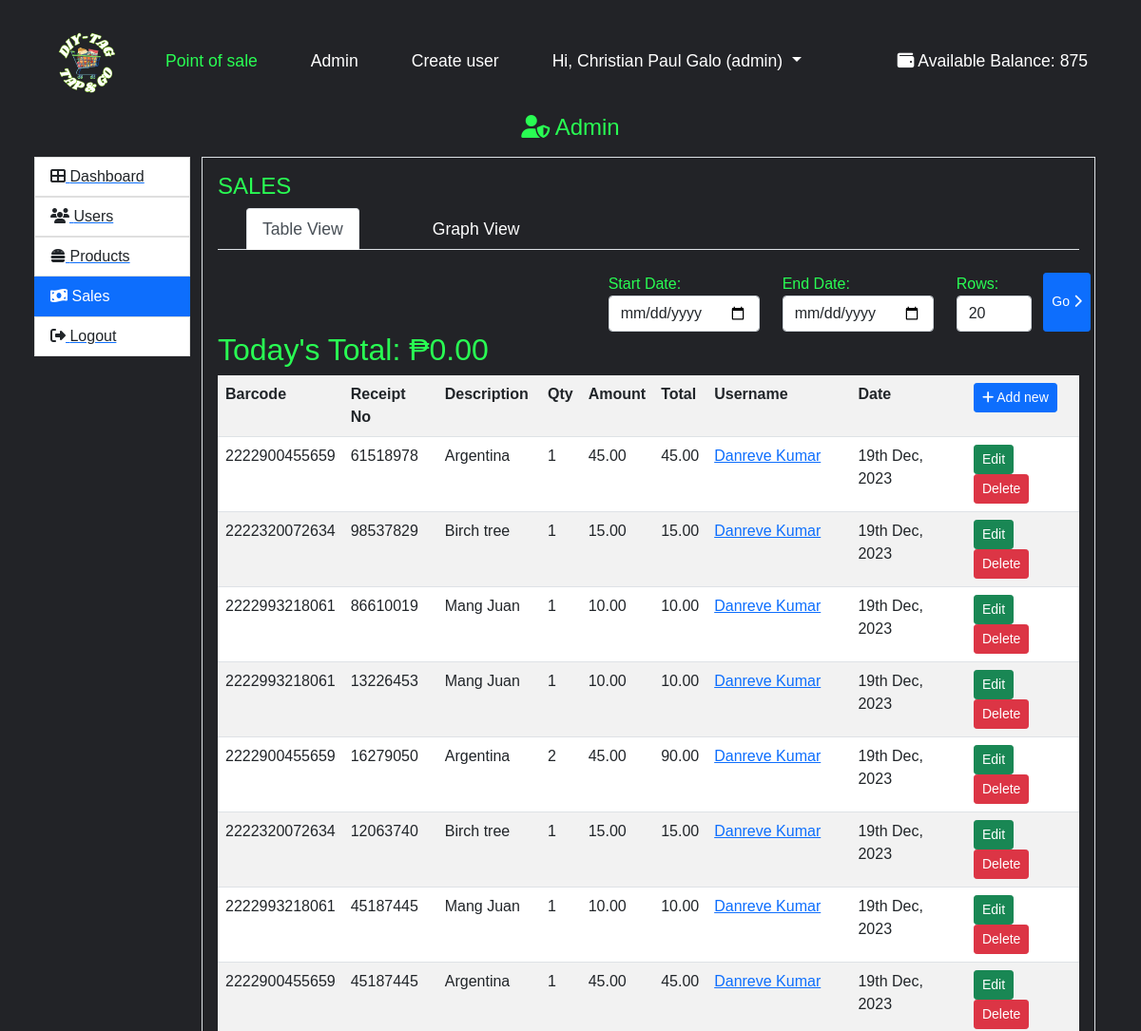
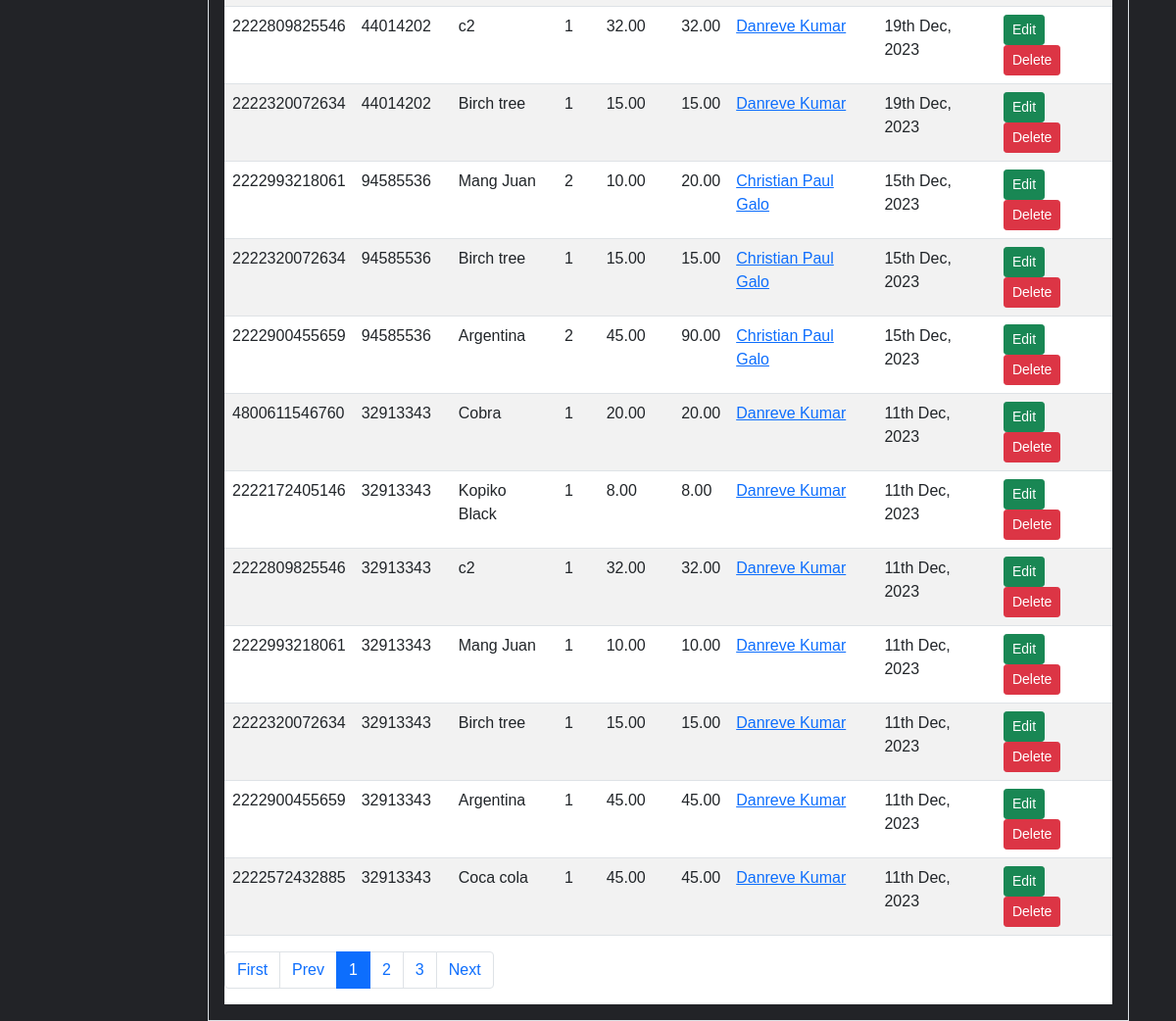
The page /index.php?pg=admin&tab=sales (signed in) on the database its author committed (2 pictures, top to bottom).
### tables this page shows
CREATE TABLE `users` (
  `id` int(11) NOT NULL,
  `username` varchar(30) NOT NULL,
  `email` varchar(100) NOT NULL,
  `password` varchar(255) NOT NULL,
  `date` date NOT NULL,
  `image` varchar(500) DEFAULT NULL,
  `role` varchar(20) NOT NULL,
  `gender` varchar(6) NOT NULL DEFAULT 'male',
  `rfid` varchar(50) NOT NULL,
  `unique_num` varchar(50) NOT NULL,
  `qr_image` varchar(100) DEFAULT NULL,
  `balance` decimal(10,0) NOT NULL DEFAULT 0,
  `pin_number_rfid` int(6) NOT NULL,
  `pin_number_qr` int(6) NOT NULL,
  `deletable` tinyint(1) NOT NULL DEFAULT 1
);

CREATE TABLE `sales` (
  `id` int(11) NOT NULL,
  `barcode` varchar(15) NOT NULL,
  `receipt_no` int(11) NOT NULL,
  `description` varchar(50) NOT NULL,
  `qty` int(11) NOT NULL,
  `amount` decimal(10,2) NOT NULL,
  `total` decimal(10,2) NOT NULL,
  `date` datetime NOT NULL,
  `user_id` varchar(60) NOT NULL
);

### app/models/Auth.php (called while the page is built, shortened)
<?php
class Auth
{
	public static function get($column)
	{
		if (!empty($_SESSION['USER'][$column])) {
			return $_SESSION['USER'][$column];
		}
		return "Unknown";
	}
	public static function logged_in()
	{
		if (!empty($_SESSION['USER'])) {
			$db = new Database();
			$userData = $db->query("SELECT * FROM users WHERE email = :email LIMIT 1", ['email' => $_SESSION['USER']['email']]);
			if ($userData) {
				return true;
			}
		}
		return false;
	}
	public static function access($role)
	{
		$access['admin'] 		= ['admin'];
		$access['supervisor'] 	= ['admin', 'supervisor'];
		$access['user'] 		= ['admin', 'supervisor', 'user'];
		$myrole = self::get('role');
		if (in_array($myrole, $access[$role])) {
			return true;
		}
		return false;
	}
}

### app/core/database.php (called while the page is built)
<?php
class Database
{
	private function db_connect()
	{
		$DBHOST = "localhost";
		$DBNAME = "pos_db";
		$DBUSER = "root";
		$DBPASS = "";
		$DBDRIVER = "mysql";
		try {
			$con = new PDO("$DBDRIVER:host=$DBHOST;dbname=$DBNAME", $DBUSER, $DBPASS);
		} catch (PDOException $e) {
			echo $e->getMessage();
		}
		return $con;
	}
	public function query($query, $data = array())
	{
		$con = $this->db_connect();
		$smt = $con->prepare($query);
		$check = $smt->execute($data);
		if ($check) {
			$result = $smt->fetchAll(PDO::FETCH_ASSOC);
			if (is_array($result) && count($result) > 0) {
				return $result;
			}
		}
		return false;
	}
}

### app/core/functions.php (called while the page is built, shortened)
<?php
function esc($str)
{
	return htmlspecialchars($str);
}
function auth($column)
{
	if (!empty($_SESSION['USER'][$column])) {
		return $_SESSION['USER'][$column];
	}
	return "Unknown";
}
function get_user_by_id($id)
{
	$user = new User();
	return $user->first(['id' => $id]);
}

### app/core/init.php (called while the page is built, shortened)
<?php
require "../app/core/functions.php";
require "../app/core/database.php";
require "../app/core/model.php";
function my_function($classname)
{
	$filename = "../app/models/" . ucfirst($classname) . ".php";
}

### app/core/model.php (called while the page is built, shortened)
<?php
class Model extends Database
{
	public function first($data)
	{
		$keys = array_keys($data);
		$query = "select * from $this->table where ";
		foreach ($keys as $key) {
			$query .= "$key = :$key && ";
		}
		$query = trim($query, "&& ");
		$db = new Database;
		if ($res = $db->query($query, $data)) {
			return $res[0];
		}
		return false;
	}
}

### app/views/admin/sales.view.php (the view, shortened to what this page needs)
<ul class="nav nav-tabs">
  <li class="nav-item">
    <a class="nav-link <?=($section =='table') ? 'active':''?>" aria-current="page" href="index.php?pg=admin&tab=sales">
	    Table View
	</a>
  </li>
  <li class="nav-item">
    <a class="nav-link <?=($section =='graph') ? 'active':''?>" href="index.php?pg=admin&tab=sales&s=graph">
	    Graph View
	</a>
  </li>
</ul>
<br>
<?php if($section == 'table'):?>
<div>
	<form class="row float-end" >
			<div class="col">
				<label for="start">Start Date:</label>
				<input class="form-control" id="start" type="date" name="start" value="<?=!empty($_GET['start']) ? $_GET['start']:''?>">
			</div>
			<div class="col">
				<label for="end">End Date:</label>
				<input class="form-control" id="end" type="date" name="end" value="<?=!empty($_GET['end']) ? $_GET['end']:''?>">
			</div>
			<div class="col">
				<label for="limit">Rows:</label>
				<input style="max-width: 80px" class="form-control" id="limit" type="number" min="1" name="limit" value="<?=!empty($_GET['limit']) ? $_GET['limit']:'20'?>">
			</div>
			<button style="max-width:50px" class="btn col btn-primary btn-sm">Go <i class="fa fa-chevron-right"></i></button>
	</form>
</div>
<h2>Today's Total: ₱<?=number_format($sales_total,2)?></h2>
<div class="table-responsive bg-white">
	<table class="table table-striped table-hover">
		<tr>
			<th>Barcode</th><th>Receipt No</th><th>Description</th><th>Qty</th><th>Amount</th><th>Total</th><th>Username</th><th>Date</th>
			<th>
				<a href="index.php?pg=home">
					<button class="btn btn-primary btn-sm"><i class="fa fa-plus"></i> Add new</button>
				</a>
			</th>
		</tr>
		<?php if (!empty($sales)):?>
			<?php foreach ($sales as $sale):?>
	 		<tr>
				<td><?=esc($sale['barcode'])?></td>
				<td><?=esc($sale['receipt_no'])?></td>
				<td>
 					<?=esc($sale['description'])?>
 				</td>
				<td><?=esc($sale['qty'])?></td>
				<td><?=esc($sale['amount'])?></td>
				<td><?=esc($sale['total'])?></td>
				<?php
					$user = get_user_by_id($sale['user_id']);
					if(empty($user)){
						$name = "Unknown";
						$namelink = "#";
					}else{
						$name = $user['username'];
						$namelink = "index.php?pg=profile&id=".$user['id'];
					}
				?>
				<td>
					<a href="<?=$namelink?>">
						<?=esc($name)?>
					</a>
				</td>
				<td><?=date("jS M, Y",strtotime($sale['date']))?></td>
				<td>
					<a href="index.php?pg=sale-edit&id=<?=$sale['id']?>">
						<button class="btn btn-success btn-sm">Edit</button>
					</a>
					<a href="index.php?pg=sale-delete&id=<?=$sale['id']?>">
						<button class="btn btn-danger btn-sm">Delete</button>
					</a>
				</td>
			</tr>
			<?php endforeach;?>
		<?php endif;?>
	</table>
</div>
<?php endif;?>

### app/views/partials/nav.view.php (shortened to what this page needs)
<nav class="navbar navbar-expand-lg" style="min-width:350px;">
	<div class="container-fluid">
		<a class="navbar-brand" href="index.php?pg=home" style="background: transparent;"><img src="assets/images/d.png" alt="Logo" width="70" height="auto"></a>
		<div class="collapse navbar-collapse" id="navbarSupportedContent">
			<ul class="navbar-nav me-auto mb-2 mb-lg-0">
				<li class="nav-item">
					<a class="nav-link active" aria-current="page" href="index.php?pg=home">Point of sale</a>
				</li>
				<?php if (Auth::access('supervisor')) : ?>
					<li class="nav-item">
						<a class="nav-link" href="index.php?pg=admin">Admin</a>
					</li>
				<?php endif; ?>
				<?php if (Auth::access('admin')) : ?>
					<li class="nav-item">
						<a class="nav-link" href="index.php?pg=signup">Create user</a>
					</li>
				<?php endif; ?>
				<?php if (!Auth::logged_in()) : ?>
					<li class="nav-item">
						<a class="nav-link" href="index.php?pg=login">Login</a>
					</li>
				<?php else : ?>
					<li class="nav-item dropdown">
						<a class="nav-link dropdown-toggle" href="#" id="navbarDropdown" role="button" data-bs-toggle="dropdown" aria-expanded="false">
							Hi, <?= auth('username') ?> (<?= Auth::get('role') ?>)
						</a>
					</li>
				<?php endif; ?>
			</ul>
			<?php if (Auth::logged_in()) : ?>
				<div class="nav-item">
					<a class="nav-link"><i class="fa-solid fa-wallet"></i> Available Balance: <?= (Auth::get('balance') !== "Unknown") ? esc(Auth::get('balance')) : "0" ?></a>
				</div>
			<?php endif; ?>
		</div>
	</div>
</nav>

### public/assets/css/style.css (style rules this page uses)
* { padding: 0; margin: 0; box-sizing: border-box; font-family: 'Poppins', sans-serif; text-decoration: none; list-style: none; }
:root { --bg-color:#222327; --text-color: #fff; --main-color: #29fd53; }
body { min-height: 100vh; background: var(--bg-color); color: var(--text-color); }
nav { position: fixed; width: 100%; top: 1%; right: 0; z-index: 1000; display: flex; align-items: center; justify-content: space-between; background: transparent; padding: 20px 12%; transition: aLL .50s ease; }
.navbar { display: flex; margin-top: 16px; }
.navbar a { color: var(--text-color); font-size: 1.1rem; font-weight: 500; padding: 5px 0; margin: 0px 30px; transition: aLL .50s ease; }
.navbar a.active { color: var(--main-color); }
@media (max-width: 1280px) { nav { padding: 14px 2%; transition: .2s; } }
@media (max-width: 1280px) { .navbar a { padding: 5px 0; margin: 0px 20px; } }
.nav-item { position: relative; display: block; }
.nav-link { background-color: transparent; border: none; color: var(--text-color); font-size: 1.1rem; font-weight: 500; cursor: pointer; margin: 0px 30px; transition: all 0.5s ease; }
.navbar-brand { background-color: var(--text-color); }

### public/assets/css/payments.css (style rules this page uses)
:root { --primary-color: #07afd9; }
* { box-sizing: border-box; font-family: sans-serif; }

### public/assets/css/payrfid.css (style rules this page uses)
* { box-sizing: border-box; }

### rows shown on the page
users: balance "875"
sales: barcode "2222900455659", receipt_no "61518978", description "Argentina", qty "1", amount "45.00", total "45.00", user.username "Danreve Kumar", date "19th Dec, 2023"
sales: barcode "2222320072634", receipt_no "98537829", description "Birch tree", qty "1", amount "15.00", total "15.00", user.username "Danreve Kumar", date "19th Dec, 2023"
sales: barcode "2222993218061", receipt_no "86610019", description "Mang Juan", qty "1", amount "10.00", total "10.00", user.username "Danreve Kumar", date "19th Dec, 2023"
sales: barcode "2222993218061", receipt_no "13226453", description "Mang Juan", qty "1", amount "10.00", total "10.00", user.username "Danreve Kumar", date "19th Dec, 2023"
sales: barcode "2222900455659", receipt_no "16279050", description "Argentina", qty "2", amount "45.00", total "90.00", user.username "Danreve Kumar", date "19th Dec, 2023"
sales: barcode "2222320072634", receipt_no "12063740", description "Birch tree", qty "1", amount "15.00", total "15.00", user.username "Danreve Kumar", date "19th Dec, 2023"
sales: barcode "2222993218061", receipt_no "45187445", description "Mang Juan", qty "1", amount "10.00", total "10.00", user.username "Danreve Kumar", date "19th Dec, 2023"
sales: barcode "2222900455659", receipt_no "45187445", description "Argentina", qty "1", amount "45.00", total "45.00", user.username "Danreve Kumar", date "19th Dec, 2023"
sales: barcode "2222809825546", receipt_no "44014202", description "c2", qty "1", amount "32.00", total "32.00", user.username "Danreve Kumar", date "19th Dec, 2023"
sales: barcode "2222320072634", receipt_no "44014202", description "Birch tree", qty "1", amount "15.00", total "15.00", user.username "Danreve Kumar", date "19th Dec, 2023"
sales: barcode "2222993218061", receipt_no "94585536", description "Mang Juan", qty "2", amount "10.00", total "20.00", user.username "Christian Paul Galo", date "15th Dec, 2023"
sales: barcode "2222320072634", receipt_no "94585536", description "Birch tree", qty "1", amount "15.00", total "15.00", user.username "Christian Paul Galo", date "15th Dec, 2023"
sales: barcode "2222900455659", receipt_no "94585536", description "Argentina", qty "2", amount "45.00", total "90.00", user.username "Christian Paul Galo", date "15th Dec, 2023"
sales: barcode "4800611546760", receipt_no "32913343", description "Cobra", qty "1", amount "20.00", total "20.00", user.username "Danreve Kumar", date "11th Dec, 2023"
sales: barcode "2222172405146", receipt_no "32913343", description "Kopiko Black", qty "1", amount "8.00", total "8.00", user.username "Danreve Kumar", date "11th Dec, 2023"
sales: barcode "2222809825546", receipt_no "32913343", description "c2", qty "1", amount "32.00", total "32.00", user.username "Danreve Kumar", date "11th Dec, 2023"
sales: barcode "2222993218061", receipt_no "32913343", description "Mang Juan", qty "1", amount "10.00", total "10.00", user.username "Danreve Kumar", date "11th Dec, 2023"
sales: barcode "2222320072634", receipt_no "32913343", description "Birch tree", qty "1", amount "15.00", total "15.00", user.username "Danreve Kumar", date "11th Dec, 2023"
sales: barcode "2222900455659", receipt_no "32913343", description "Argentina", qty "1", amount "45.00", total "45.00", user.username "Danreve Kumar", date "11th Dec, 2023"
sales: barcode "2222572432885", receipt_no "32913343", description "Coca cola", qty "1", amount "45.00", total "45.00", user.username "Danreve Kumar", date "11th Dec, 2023"

### other values the page prints
auth('username') "Christian Paul Galo"
Auth::get('role') "admin"
$tab "SALES"
$sales_total "0.00"
$page_number "1"
$page_number + $i "2"
$page_number + $i "3"
